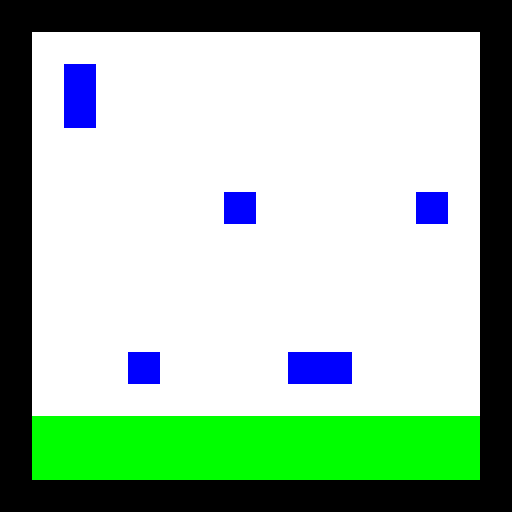

A level layout from a 2D game, rendered from its tile map. Below: a short description, then the map file with its tile-grid data intact:
An orthogonal 16x16 tile map with 32x32 px tiles, 1 tile layer (Tile Layer 1).

<map version="1.5" tiledversion="1.7.1" orientation="orthogonal" renderorder="right-down" width="16" height="16" tilewidth="32" tileheight="32" infinite="0" nextlayerid="2" nextobjectid="1">
 <tileset firstgid="1" source="32_tileset.tsx" />
 <layer id="1" name="Tile Layer 1" width="16" height="16">
  <data encoding="csv">
1,1,1,1,1,1,1,1,1,1,1,1,1,1,1,1,
1,4,4,4,4,4,4,4,4,4,4,4,4,4,4,1,
1,4,2,4,4,4,4,4,4,4,4,4,4,4,4,1,
1,4,2,4,4,4,4,4,4,4,4,4,4,4,4,1,
1,4,4,4,4,4,4,4,4,4,4,4,4,4,4,1,
1,4,4,4,4,4,4,4,4,4,4,4,4,4,4,1,
1,4,4,4,4,4,4,2,4,4,4,4,4,2,4,1,
1,4,4,4,4,4,4,4,4,4,4,4,4,4,4,1,
1,4,4,4,4,4,4,4,4,4,4,4,4,4,4,1,
1,4,4,4,4,4,4,4,4,4,4,4,4,4,4,1,
1,4,4,4,4,4,4,4,4,4,4,4,4,4,4,1,
1,4,4,4,2,4,4,4,4,2,2,4,4,4,4,1,
1,4,4,4,4,4,4,4,4,4,4,4,4,4,4,1,
1,3,3,3,3,3,3,3,3,3,3,3,3,3,3,1,
1,3,3,3,3,3,3,3,3,3,3,3,3,3,3,1,
1,1,1,1,1,1,1,1,1,1,1,1,1,1,1,1
</data>
 </layer>
</map>
